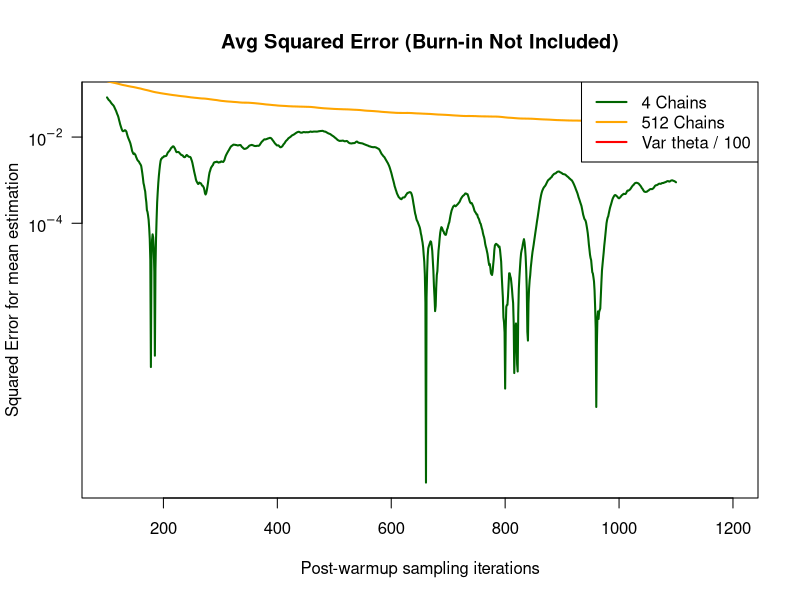
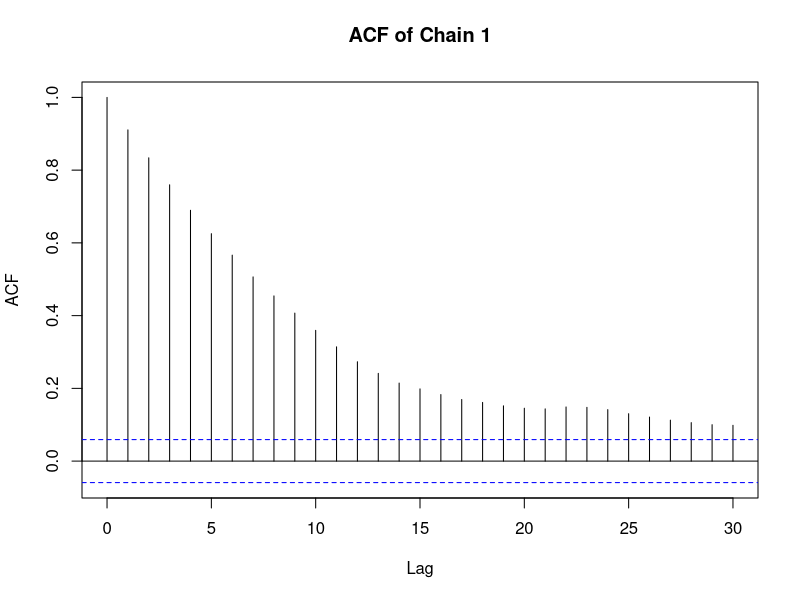

Generate these figures, in order, with R:
# part II, replicate fig 1 with MCMC
# check the joint density
log_joint_density <- function(theta) {
  t1 <- theta[1]
  t2 <- theta[2]
  log_p_t1 <- dnorm(t1, 0, 1, log = TRUE)
  log_p_t2_given_t1 <- dnorm(t2, 0.03 * (t1^2 - 100), 1, log = TRUE)
  return(log_p_t1 + log_p_t2_given_t1)
}

# func for metropolis
run_metropolis_chain <- function(n_samples, init_theta, proposal_sd = 0.5) {
  # initialization phase
  samples <- matrix(NA, nrow = n_samples, ncol = 2)
  current_theta <- init_theta
  samples[1, ] <- current_theta
  
  for (i in 2:n_samples) {
    # proposal is theta1 at s + x, where x ~norm(0, 0.5)
    proposal_theta1 <- current_theta
    proposal_theta1[1] <- current_theta[1] + rnorm(1, mean = 0, sd = proposal_sd)
    # check r
    log_acc_ratio <- log_joint_density(proposal_theta1) - log_joint_density(current_theta)
    if (log(runif(1)) < log_acc_ratio) {
      current_theta[1] <- proposal_theta1[1]
    }
    
    # update theta2 by Gibbs
    mean_t2 <- 0.03 * (current_theta[1]^2 - 100)
    current_theta[2] <- rnorm(1, mean = mean_t2, sd = 1)
    # update the theta vector
    samples[i, ] <- current_theta
  }
  return(samples[, 1]) # Return only theta1 samples
}
# actual sampling part:
set.seed(123)
B <- 100
n_samples <- 1100
n_chains_4 <- 4
n_chains_512 <- 512

theta1_matrix_4 <- matrix(NA, nrow = n_samples, ncol = n_chains_4)
theta1_matrix_512 <- matrix(NA, nrow = n_samples, ncol = n_chains_512)


init_point <- c(runif(1, -2, 2), runif(1, -10, 0)) 

for (j in 1:n_chains_4) {
  theta1_matrix_4[, j] <- run_metropolis_chain(n_samples, init_point, proposal_sd = 0.5)
}
for (j in 1:n_chains_512) {
  theta1_matrix_512[, j] <- run_metropolis_chain(n_samples, init_point, proposal_sd = 0.5)
}

# get squared error
se_matrix_4 <- matrix(NA, nrow = n_samples, ncol = n_chains_4)
for (j in 1:n_chains_4) {
  se_matrix_4[, j] <- cumsum(theta1_matrix_4[, j]) / (1:n_samples)
}
avg_squared_error_4 <- (rowMeans(se_matrix_4))^2 

se_matrix_512 <- matrix(NA, nrow = n_samples, ncol = n_chains_512)
for (j in 1:n_chains_512) {
  running_mean <- cumsum(theta1_matrix_512[, j]) / (1:n_samples)
  se_matrix_512[, j] <- (running_mean - 0)^2 
}

avg_squared_error_512 <- rowMeans(se_matrix_512)

avg_squared_error_4 <- avg_squared_error_4[B+1:n_samples]

plot(B+1:n_samples,avg_squared_error_4, 
     type = "l", col = "darkgreen", lwd = 2,
     #ylim = range(c(1.5, avg_squared_error_4)),
     main = "Avg Squared Error (Burn-in Not Included)",
     xlab = "Post-warmup sampling iterations", 
     ylab = "Squared Error for mean estimation",
     yaxt="n",
     log = 'y')
tick_positions <- c(1, 0.01, 0.0001)
tick_labels <- expression(10^0, 10^-2, 10^-4)
axis(side = 2, at = tick_positions, labels = tick_labels, las = 1)
# 2. Add the second line on top using lines()
lines(100:1100, avg_squared_error_512[100:1100], 
      col = "orange", lwd = 2)
abline(h = 1, lty = 2, col="red") 
# 3. Add a legend so you know which line is which
legend("topright", legend = c("4 Chains", "512 Chains", "Var theta / 100"),
       col = c("darkgreen", "orange", "red"), lwd = 2)


acf(theta1_matrix_4[,1], main = "ACF of Chain 1")
